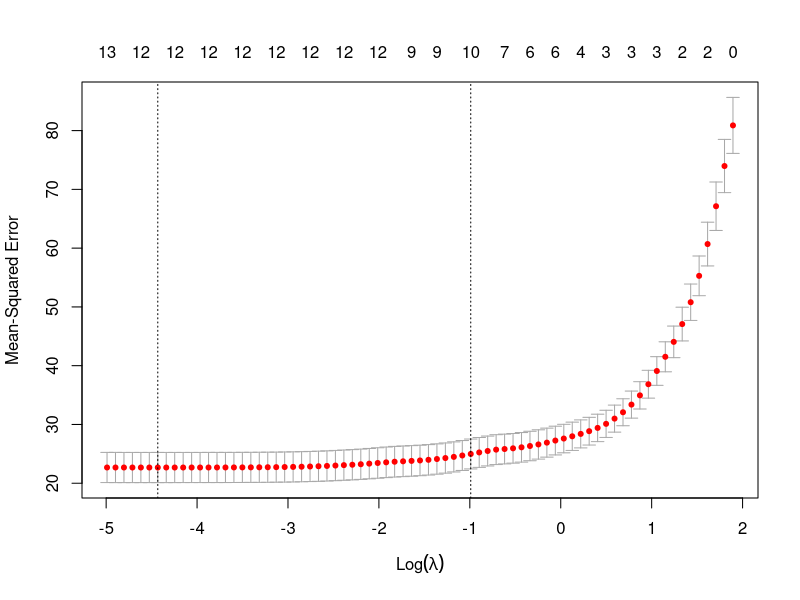
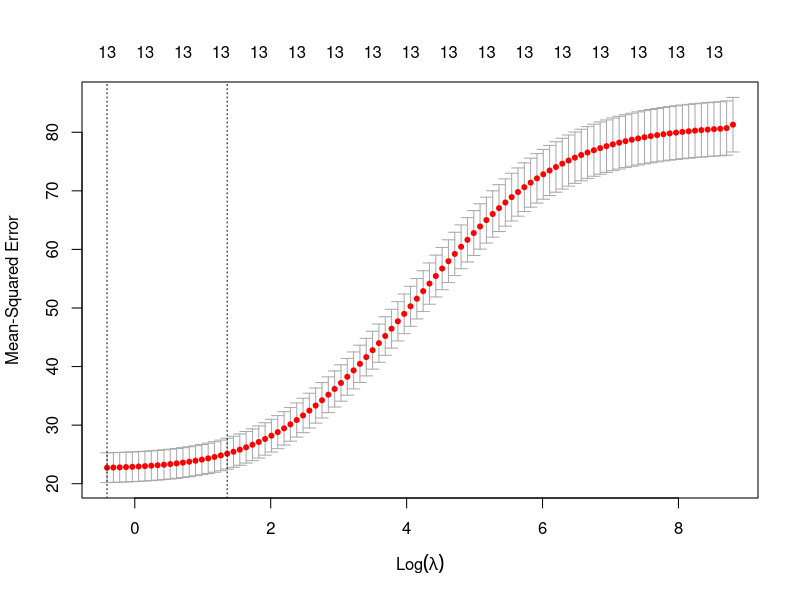

These charts were generated, in order, by the following R code:
## ---- chunk 1
library(ggplot2)
library(MASS)
library(tidyr)
library(palmerpenguins)
library(dplyr)
library(mice)
library(tidyverse)
library(caret)
library(mlbench)
library(rpart)
## ---- chunk 2
str(Boston)
## ---- chunk 3
set.seed(123)
train.index <- createDataPartition(y = Boston$medv, p = 0.7, list = F)
Boston.train <- Boston[train.index, ]
Boston.test <- Boston[-train.index, ]
Boston.test.x <- model.matrix(medv ~ ., Boston.test)[, -1]
Boston.test.y <- Boston.test$medv

Boston.split <-  rbind(Train.Data = nrow(Boston.train), Test.Data = nrow(Boston.test))
colnames(Boston.split) <- c("Number"); Boston.split
## ---- chunk 4
if (!require(glmnet)) {
  install.packages("glmnet")
  library(glmnet)
}

# 예측변수 행렬 + 더미변수 생성
x <- model.matrix(medv ~., Boston.train)[, -1] # 불필요한 첫 번째 열 삭제
head(x)
## ---- chunk 5
# 결과변수
y <- Boston.train$medv
## ---- chunk 6
set.seed(123)
Boston.cv <- cv.glmnet(x = x, y = y, family = "gaussian", alpha = 1) # Lasso
plot(Boston.cv)
## ---- chunk 7
cbind(lambda.min = Boston.cv$lambda.min, lambda.min.log = log(Boston.cv$lambda.min))
## ---- chunk 8
cbind(lambda.1se = Boston.cv$lambda.1se, lambda.1se.log = log(Boston.cv$lambda.1se))
## ---- chunk 9
cbind(lambda.min = coef(Boston.cv, Boston.cv$lambda.min), lambda.1se = coef(Boston.cv, Boston.cv$lambda.1se))
## ---- chunk 10
Boston.gnet1 <- glmnet(x = x, y = y, family = "gaussian", 
       alpha = 1, # Lasso
       lambda = Boston.cv$lambda.min)
Boston.pred1 <- predict(Boston.gnet1, newx = Boston.test.x)
postResample(pred = Boston.pred1, obs = Boston.test.y)
## ---- chunk 11
Boston.gnet2 <- glmnet(x = x, y = y, family = "gaussian", 
       alpha = 1, # Lasso
       lambda = Boston.cv$lambda.1se)
Boston.pred2 <- predict(Boston.gnet2, newx = Boston.test.x)
postResample(pred = Boston.pred2, obs = Boston.test.y)
## ---- chunk 12
set.seed(123)
Boston.cv <- train(form = medv ~ ., data = Boston.train, method = "glmnet",
                   trControl = trainControl(method = "cv",
                                            number = 10),
                   tuneLength = 10)

Boston.cv$bestTune
## ---- chunk 13
Boston.gnet <- glmnet(x = x, y = y, family = "gaussian", 
       alpha = Boston.cv$bestTune$alpha, 
       lambda = Boston.cv$bestTune$lambda)
coef(Boston.gnet)
## ---- chunk 14
Boston.pred <- predict(Boston.gnet, newx = Boston.test.x)
postResample(pred = Boston.pred, obs = Boston.test.y)
## ---- chunk 15
lambda <- 10^seq(-1, 5, length = 100)

# ridge
set.seed(123)
ridge <- train(form = medv ~ ., data = Boston.train, method = "glmnet",
               trControl = trainControl(method = "cv",
                                        number = 10),
               tuneGrid = expand.grid(alpha = 0, lambda = lambda))
coef(ridge$finalModel, ridge$bestTune$lambda)
ridge.pred <- predict(ridge, Boston.test)
postResample(pred = ridge.pred, obs = Boston.test.y)
## ---- chunk 16
# lasso
set.seed(123)
lasso <- train(form = medv ~ ., data = Boston.train, method = "glmnet",
               trControl = trainControl(method = "cv",
                                        number = 10),
               tuneGrid = expand.grid(alpha = 1, lambda = lambda))
coef(lasso$finalModel, lasso$bestTune$lambda)
lasso.pred <- predict(lasso, Boston.test)
postResample(pred = lasso.pred, obs = Boston.test.y)
## ---- chunk 17
# lasso
set.seed(123)
elastic <- train(form = medv ~ ., data = Boston.train, method = "glmnet",
               trControl = trainControl(method = "cv",
                                        number = 10),
               tuneLength = 10)
coef(elastic$finalModel, elastic$bestTune$lambda)
elastic.pred <- predict(elastic, Boston.test)
postResample(pred = elastic.pred, obs = Boston.test.y)
## ---- chunk 18
models <- list(ridge = ridge, lasso = lasso, elastic = elastic)
summary(resamples(models))
## ---- chunk 19
summary(diff(resamples(models), metric="RMSE"))
## ---- chunk 20
str(Boston)
## ---- chunk 21
# 최적의 람다 계산
set.seed(123)
Boston.cv <- cv.glmnet(x = x, y = y, family = "gaussian", alpha = 0) # Ridge
plot(Boston.cv)
## ---- chunk 22
str(Boston.cv)
## ---- chunk 23
cbind(lambda.min = Boston.cv$lambda.min, lambda.min.log = log(Boston.cv$lambda.min))
## ---- chunk 24
Boston.gnet <- glmnet(x = x, y = y, family = "gaussian", 
       alpha = 0, # Ridge
       lambda = Boston.cv$lambda.min)
coef(Boston.gnet)
## ---- chunk 25
Boston.pred <- predict(Boston.gnet, newx = Boston.test.x)
head(Boston.pred)
## ---- chunk 26
postResample(pred = Boston.pred, obs = Boston.test.y)
